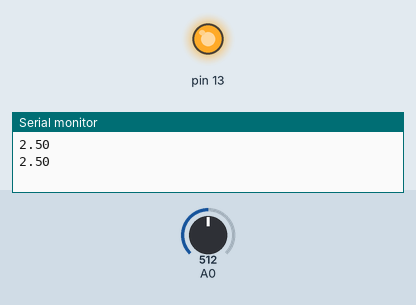
The sketch below on a simulated Arduino Uno, built with avr-gcc and run on an emulated ATmega328P. Shown: output pins drawn as LEDs (lit = HIGH), the last lines printed to the serial monitor. The inputs (shaded band) are chosen by the test bench; at power-on: A0 = 512.

Above: at 1.8 s.
1.9 s: A0 set to 427
3.4 s: A0 set to 394
At 4.6 s:
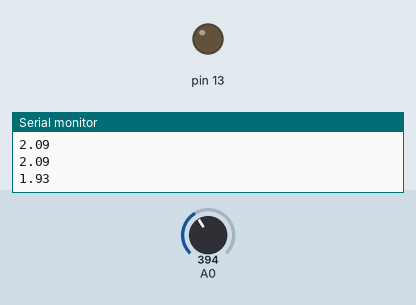
5.5 s: A0 set to 511
At 7.2 s:
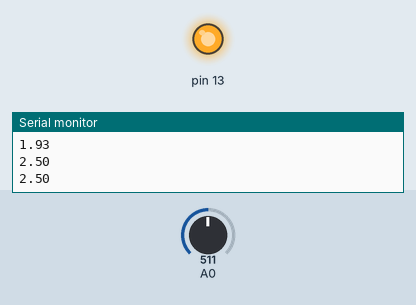
7.5 s: A0 set to 306
At 8.9 s:
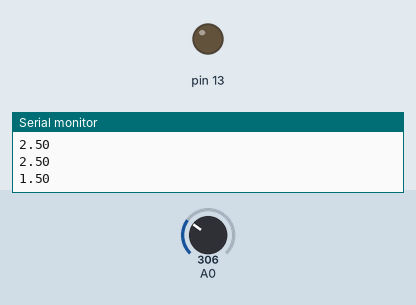
Timing chart, 0 to 10.5 s (numbered marks = the images above; inputs shaded):
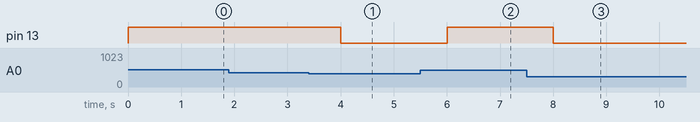

The sketch:

off_all.ino
```cpp
float x,y;
void setup() {
 pinMode(13,OUTPUT);
  Serial.begin(9600);
}

void loop() {
  x=analogRead(0);
  y=x*5/1023;
  Serial.println(y);
  if (y<2) { digitalWrite(13,LOW);}
  else { digitalWrite(13,HIGH);}
  delay(1000);
}
```

Measured:
- the behaviour switches between 410 and 409 on A0 (found by bisection; images 0 and 1)
- after the input at 3.4 s, pin 13: HIGH → LOW after 0.60 s
- after the input at 5.5 s, pin 13: LOW → HIGH after 0.50 s
- after the input at 7.5 s, pin 13: HIGH → LOW after 0.50 s
